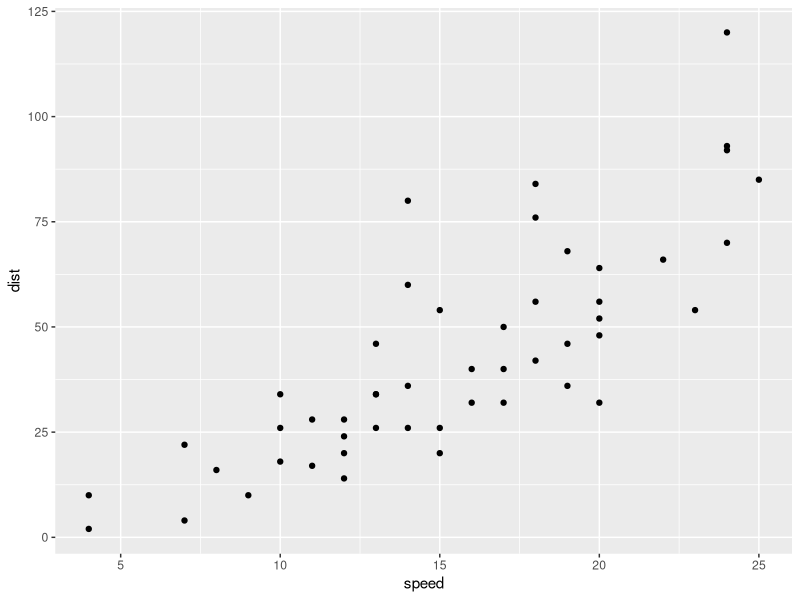
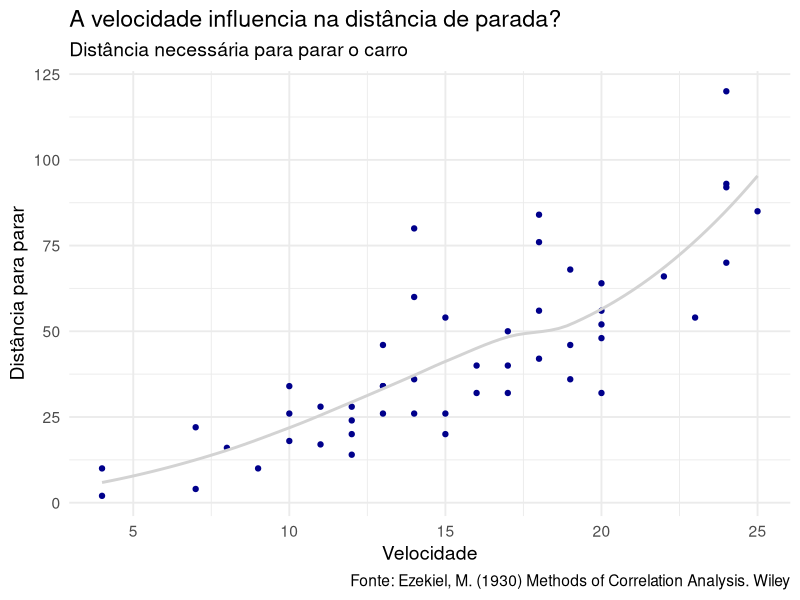

These figures' R source, in order:
## ---- chunk 1
library(tidyverse)
dados_pnud <- read_csv2("../dados/base_pnud_min.csv")
glimpse(dados_pnud)
## ---- chunk 2
#| fig-align: "center"
#| out-width: "70%"
ggplot2::ggplot(cars) +
  ggplot2::aes(speed, dist) +
  ggplot2::geom_point()
## ---- chunk 3
#| fig-align: "center"
#| out-width: "70%"
ggplot2::ggplot(cars) +
  ggplot2::aes(speed, dist) +
  ggplot2::geom_point(colour = "darkblue") +
  ggplot2::stat_smooth(
    se = FALSE, colour = "lightgray", method="loess",
    formula = "y~x"
  ) +
  ggplot2::theme_minimal(14) +
  ggplot2::labs(
    title = "A velocidade influencia na distância de parada?",
    subtitle = "Distância necessária para parar o carro",
    caption = "Fonte: Ezekiel, M. (1930) Methods of Correlation Analysis. Wiley",
    x = "Velocidade",
    y = "Distância para parar"
  )
